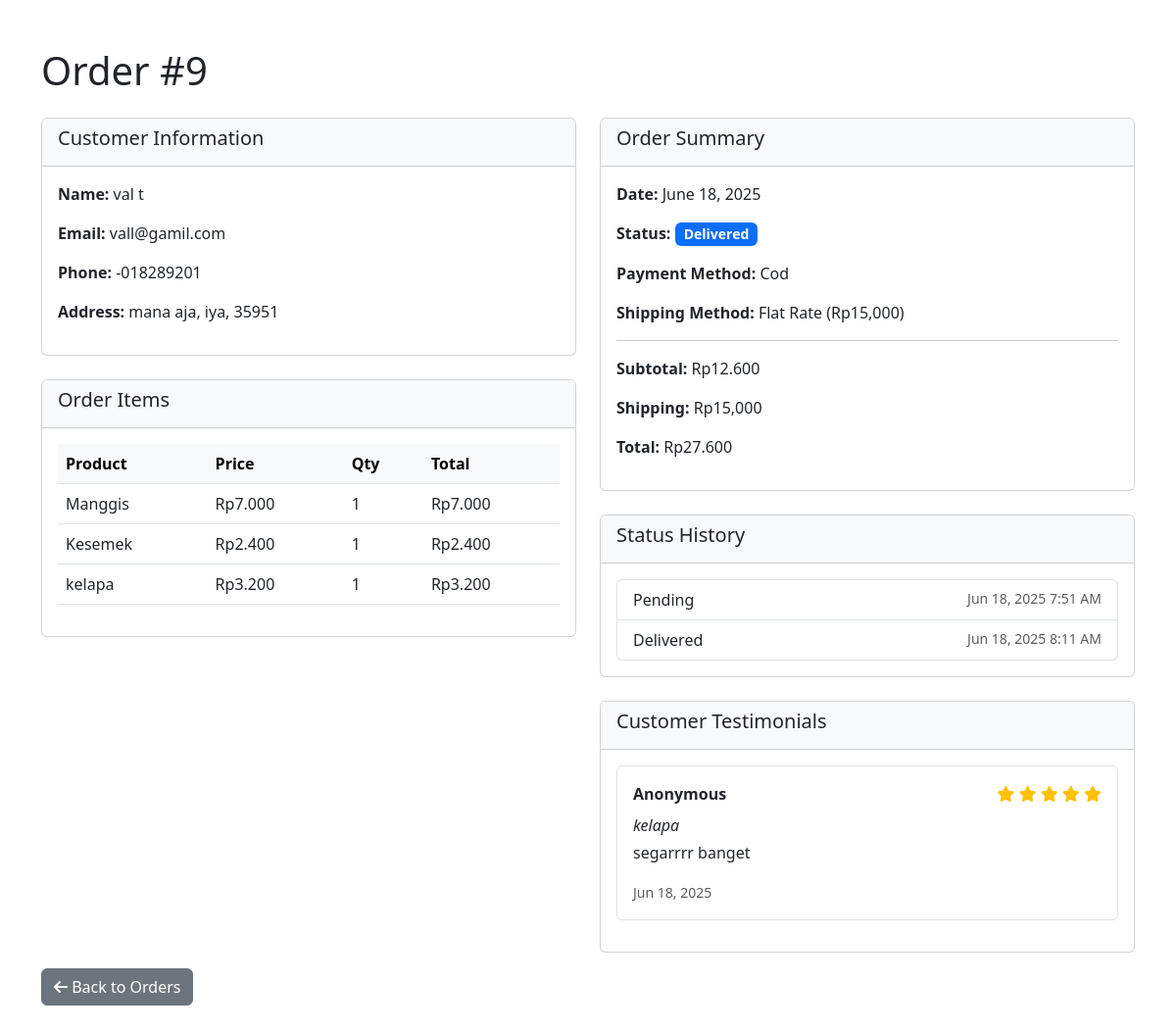
The page /admin/order_details_admin.php?id=9 (signed in) on the database its author committed.
### tables this page shows
CREATE TABLE `orders` (
  `id` int(11) NOT NULL,
  `user_id` int(11) NOT NULL,
  `first_name` varchar(50) NOT NULL,
  `last_name` varchar(50) NOT NULL,
  `address` text NOT NULL,
  `city` varchar(50) NOT NULL,
  `postcode` varchar(20) NOT NULL,
  `phone` varchar(20) NOT NULL,
  `email` varchar(100) NOT NULL,
  `notes` text DEFAULT NULL,
  `payment_method` varchar(20) NOT NULL,
  `shipping_method` varchar(20) NOT NULL,
  `total_amount` decimal(10,2) NOT NULL,
  `created_at` timestamp NOT NULL DEFAULT current_timestamp()
);

CREATE TABLE `order_items` (
  `id` int(11) NOT NULL,
  `order_id` int(11) NOT NULL,
  `product_id` int(11) NOT NULL,
  `quantity` int(11) NOT NULL,
  `price` decimal(10,2) NOT NULL
);

CREATE TABLE `product` (
  `id` int(11) NOT NULL,
  `namaProduct` varchar(50) NOT NULL,
  `Product` varchar(100) NOT NULL,
  `harga` decimal(15,2) NOT NULL,
  `jumlah` int(11) NOT NULL,
  `deskripsi` text NOT NULL,
  `image` varchar(255) NOT NULL
);

CREATE TABLE `order_status` (
  `id` int(11) NOT NULL,
  `order_id` int(11) NOT NULL,
  `status` enum('pending','processing','shipped','delivered','completed') NOT NULL,
  `created_at` timestamp NOT NULL DEFAULT current_timestamp()
);

CREATE TABLE `testimonials` (
  `id` int(11) NOT NULL,
  `user_id` int(11) NOT NULL,
  `product_id` int(11) NOT NULL,
  `order_id` int(11) NOT NULL,
  `rating` int(11) NOT NULL,
  `comment` text NOT NULL,
  `created_at` timestamp NOT NULL DEFAULT current_timestamp()
);

### admin/order_details_admin.php (the view, shortened to what this page needs)
<?php
include '../config.php';
$order_id = $_GET['id'];
$order_query = "SELECT o.*, os.status
                FROM orders o
                LEFT JOIN (
                    SELECT order_id, status
                    FROM order_status
                    WHERE (order_id, created_at) IN (
                        SELECT order_id, MAX(created_at)
                        FROM order_status
                        GROUP BY order_id
                    )
                ) os ON o.id = os.order_id
                WHERE o.id = ?";
$stmt = $conn->prepare($order_query);
$stmt->bind_param("i", $order_id);
$stmt->execute();
$order = $stmt->get_result()->fetch_assoc();
$items_query = "SELECT oi.*, p.namaProduct, p.image
                FROM order_items oi
                JOIN product p ON oi.product_id = p.id
                WHERE oi.order_id = ?";
$stmt = $conn->prepare($items_query);
$stmt->bind_param("i", $order_id);
$stmt->execute();
$items = $stmt->get_result();
$status_query = "SELECT status, created_at FROM order_status WHERE order_id = ? ORDER BY created_at";
$stmt = $conn->prepare($status_query);
$stmt->bind_param("i", $order_id);
$stmt->execute();
$status_history = $stmt->get_result();
$testimonials_query = "SELECT t.*, p.namaProduct
                       FROM testimonials t
                       JOIN product p ON t.product_id = p.id
                       WHERE t.order_id = ?";
$stmt = $conn->prepare($testimonials_query);
$stmt->bind_param("i", $order_id);
$stmt->execute();
$testimonials = $stmt->get_result();
?>
<!DOCTYPE html>
<html lang="en">
<head>
    <link href="https://cdn.jsdelivr.net/npm/bootstrap@5.3.0/dist/css/bootstrap.min.css" rel="stylesheet">
    <link rel="stylesheet" href="https://cdnjs.cloudflare.com/ajax/libs/font-awesome/6.0.0/css/all.min.css">
</head>
<body>
    <div class="container mt-5">
        <h1 class="mb-4">Order #<?= htmlspecialchars($order['id']) ?></h1>
        <div class="row">
            <div class="col-md-6">
                <div class="card mb-4">
                    <div class="card-header bg-light">
                        <h5>Customer Information</h5>
                    </div>
                    <div class="card-body">
                        <p><strong>Name:</strong> <?= htmlspecialchars($order['first_name']) ?> <?= htmlspecialchars($order['last_name']) ?></p>
                        <p><strong>Email:</strong> <?= htmlspecialchars($order['email']) ?></p>
                        <p><strong>Phone:</strong> <?= htmlspecialchars($order['phone']) ?></p>
                        <p><strong>Address:</strong> <?= htmlspecialchars($order['address']) ?>, <?= htmlspecialchars($order['city']) ?>, <?= htmlspecialchars($order['postcode']) ?></p>
                    </div>
                </div>
                <div class="card mb-4">
                    <div class="card-header bg-light">
                        <h5>Order Items</h5>
                    </div>
                    <div class="card-body">
                        <table class="table table-hover">
                            <thead class="table-light">
                                <tr>
                                    <th>Product</th>
                                    <th>Price</th>
                                    <th>Qty</th>
                                    <th>Total</th>
                                </tr>
                            </thead>
                            <tbody>
                                <?php while ($item = $items->fetch_assoc()): ?>
                                    <tr>
                                        <td><?= htmlspecialchars($item['namaProduct']) ?></td>
                                        <td>Rp<?= number_format($item['price'], 0, ',', '.') ?></td>
                                        <td><?= htmlspecialchars($item['quantity']) ?></td>
                                        <td>Rp<?= number_format($item['price'] * $item['quantity'], 0, ',', '.') ?></td>
                                    </tr>
                                <?php endwhile; ?>
                            </tbody>
                        </table>
                    </div>
                </div>
            </div>
            <div class="col-md-6">
                <div class="card mb-4">
                    <div class="card-header bg-light">
                        <h5>Order Summary</h5>
                    </div>
                    <div class="card-body">
                        <p><strong>Date:</strong> <?= date('F j, Y', strtotime($order['created_at'])) ?></p>
                        <p><strong>Status:</strong>
                            <span class="badge
                                <?= $order['status'] == 'completed' ? 'bg-success' :
                                   ($order['status'] == 'delivered' ? 'bg-primary' :
                                   ($order['status'] == 'shipped' ? 'bg-info' :
                                   ($order['status'] == 'processing' ? 'bg-warning' : 'bg-secondary'))) ?>">
                                <?= ucfirst($order['status']) ?>
                            </span>
                        </p>
                        <p><strong>Payment Method:</strong> <?= ucfirst($order['payment_method']) ?></p>
                        <p><strong>Shipping Method:</strong> <?= $order['shipping_method'] == 'flat' ? 'Flat Rate (Rp15,000)' : 'Free Shipping' ?></p>
                        <hr>
                        <p><strong>Subtotal:</strong> Rp<?= number_format($order['total_amount'] - ($order['shipping_method'] == 'flat' ? 15000 : 0), 0, ',', '.') ?></p>
                        <p><strong>Shipping:</strong> Rp<?= $order['shipping_method'] == 'flat' ? '15,000' : '0' ?></p>
                        <p><strong>Total:</strong> Rp<?= number_format($order['total_amount'], 0, ',', '.') ?></p>
                    </div>
                </div>
                <div class="card mb-4">
                    <div class="card-header bg-light">
                        <h5>Status History</h5>
                    </div>
                    <div class="card-body">
                        <ul class="list-group">
                            <?php while ($status = $status_history->fetch_assoc()): ?>
                                <li class="list-group-item">
                                    <div class="d-flex justify-content-between">
                                        <span><?= ucfirst($status['status']) ?></span>
                                        <small class="text-muted"><?= date('M j, Y g:i A', strtotime($status['created_at'])) ?></small>
                                    </div>
                                </li>
                            <?php endwhile; ?>
                        </ul>
                    </div>
                </div>
                <?php if ($testimonials->num_rows > 0): ?>
                <div class="card">
                    <div class="card-header bg-light">
                        <h5>Customer Testimonials</h5>
                    </div>
                    <div class="card-body">
                        <?php while ($testimonial = $testimonials->fetch_assoc()): ?>
                            <div class="mb-3 p-3 border rounded bg-white">
                                <div class="d-flex justify-content-between mb-2">
                                    <strong><?= isset($testimonial['first_name']) ? htmlspecialchars($testimonial['first_name']) : 'Anonymous' ?></strong>
                                    <div>
                                        <?php for ($i = 1; $i <= 5; $i++): ?>
                                            <i class="fas fa-star <?= $i <= $testimonial['rating'] ? 'text-warning' : 'text-secondary' ?>"></i>
                                        <?php endfor; ?>
                                    </div>
                                </div>
                                <p class="mb-1"><em><?= htmlspecialchars($testimonial['namaProduct']) ?></em></p>
                                <p><?= htmlspecialchars($testimonial['comment']) ?></p>
                                <small class="text-muted"><?= date('M j, Y', strtotime($testimonial['created_at'])) ?></small>
                            </div>
                        <?php endwhile; ?>
                    </div>
                </div>
                <?php endif; ?>
            </div>
        </div>
        <a href="home_admin.php" class="btn btn-secondary mt-3 mb-5">
            <i class="fas fa-arrow-left"></i> Back to Orders
        </a>
    </div>
</body>
</html>

### admin/order_details_admin.php (style rules this page uses)
.badge { padding: 0.35em 0.65em; font-size: 0.875em; }

### rows shown on the page
orders: id "9", first_name "val", last_name "t", email "vall@gamil.com", phone "-018289201", address "mana aja", city "iya", postcode "35951", created_at "June 18, 2025", payment_method "Cod", total_amount+shipping_method "12.600", total_amount "27.600"
order_items: product.namaProduct "Manggis", price "7.000", quantity "1", $item['price'] * $item['quantity'] "7.000"
order_items: product.namaProduct "Kesemek", price "2.400", quantity "1", $item['price'] * $item['quantity'] "2.400"
order_items: product.namaProduct "kelapa", price "3.200", quantity "1", $item['price'] * $item['quantity'] "3.200"
order_status: status "Pending", created_at "Jun 18, 2025 7:51 AM"
order_status: status "Delivered", created_at "Jun 18, 2025 8:11 AM"
testimonials: rating 5 (drawn), product.namaProduct "kelapa", comment "segarrrr banget", created_at "Jun 18, 2025"

### other values the page prints
$order['status'] "Delivered"
